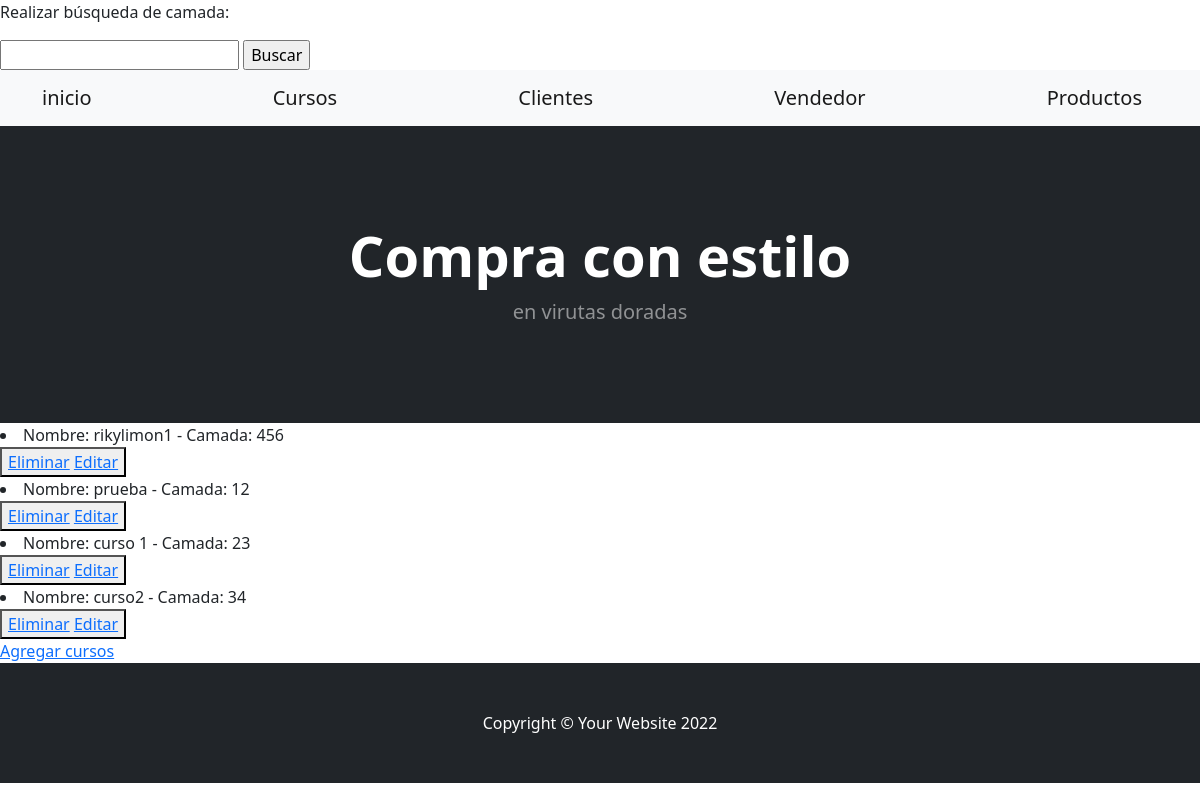
Page /App1/leercursos/ on the committed database.
### App1/models.py (models this page shows)
class Curso (models.Model):
    nombre =models.CharField(max_length=30)          #ESTO CRRESPONDE A ---CURSOS---
    camada =models.IntegerField()
    def __str__(self):
        return f"Nombre: {self.nombre} - Camada: {self.camada}"

### App1/views.py (the view)
# urls.py: path('leercursos/', views.leercursos, name= 'Leercursos'),
def leercursos (request):
    cursos = Curso.objects.all()
    contexto = {"cursos": cursos}
    return render(request, "leercursos.html", contexto)

### App1/template/leercursos.html
{% extends 'padre.html' %}
{% load static %}
{% block contenidoquecambia %}
    {% for p in cursos %}
    <li>{{p}}</li>
    <button>
        <a href="{% url 'Eliminarcurso' p.nombre %}">Eliminar</a>
        <a href="{% url 'Editarcurso' p.nombre %}">Editar</a>
    </button>
{% endfor %}
<br>
<a href="cursos">Agregar cursos</a>
{% endblock %}

### rows in the picture
Curso: nombre+camada "Nombre: rikylimon1 - Camada: 456"
Curso: nombre+camada "Nombre: prueba - Camada: 12"
Curso: nombre+camada "Nombre: curso 1 - Camada: 23"
Curso: nombre+camada "Nombre: curso2 - Camada: 34"
